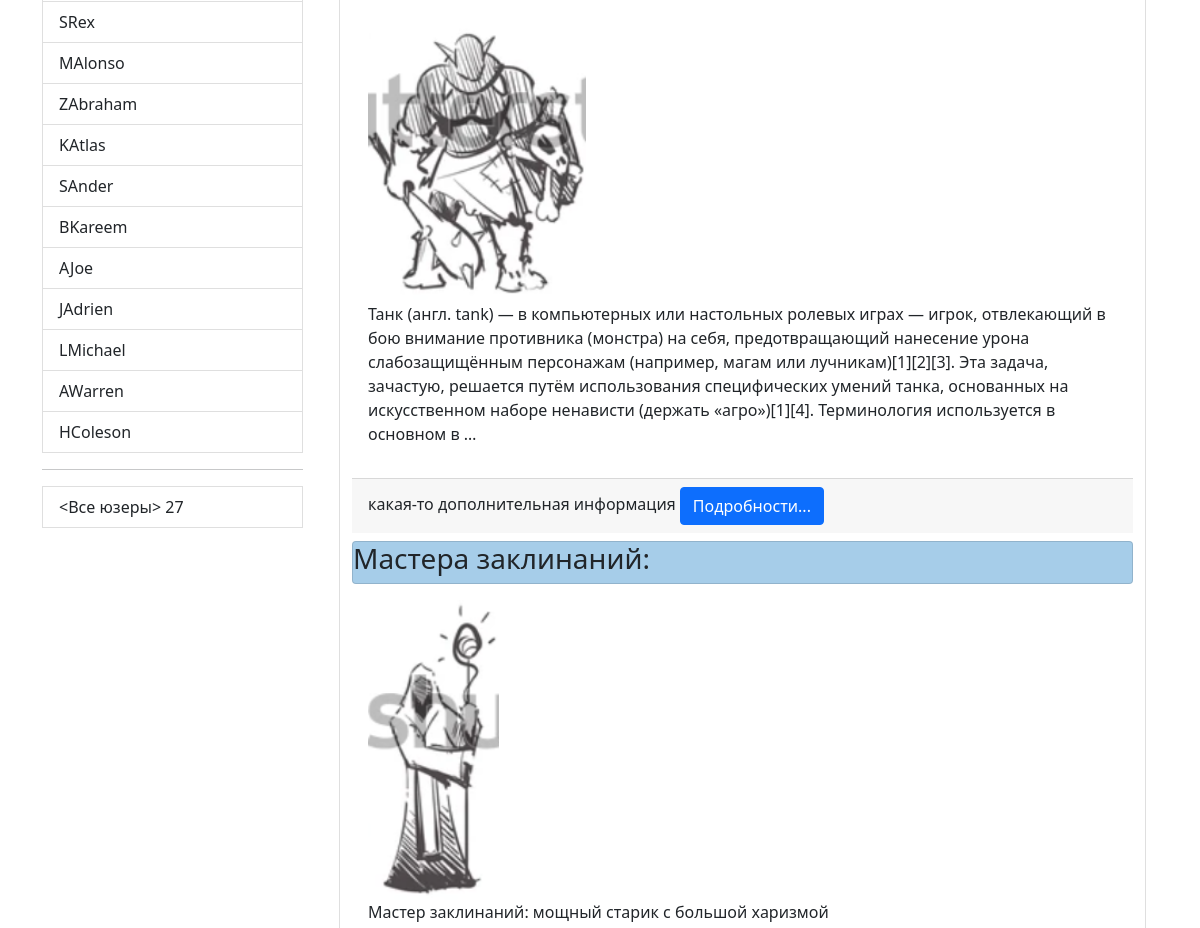
The app's page /guilds (middle part), older data.
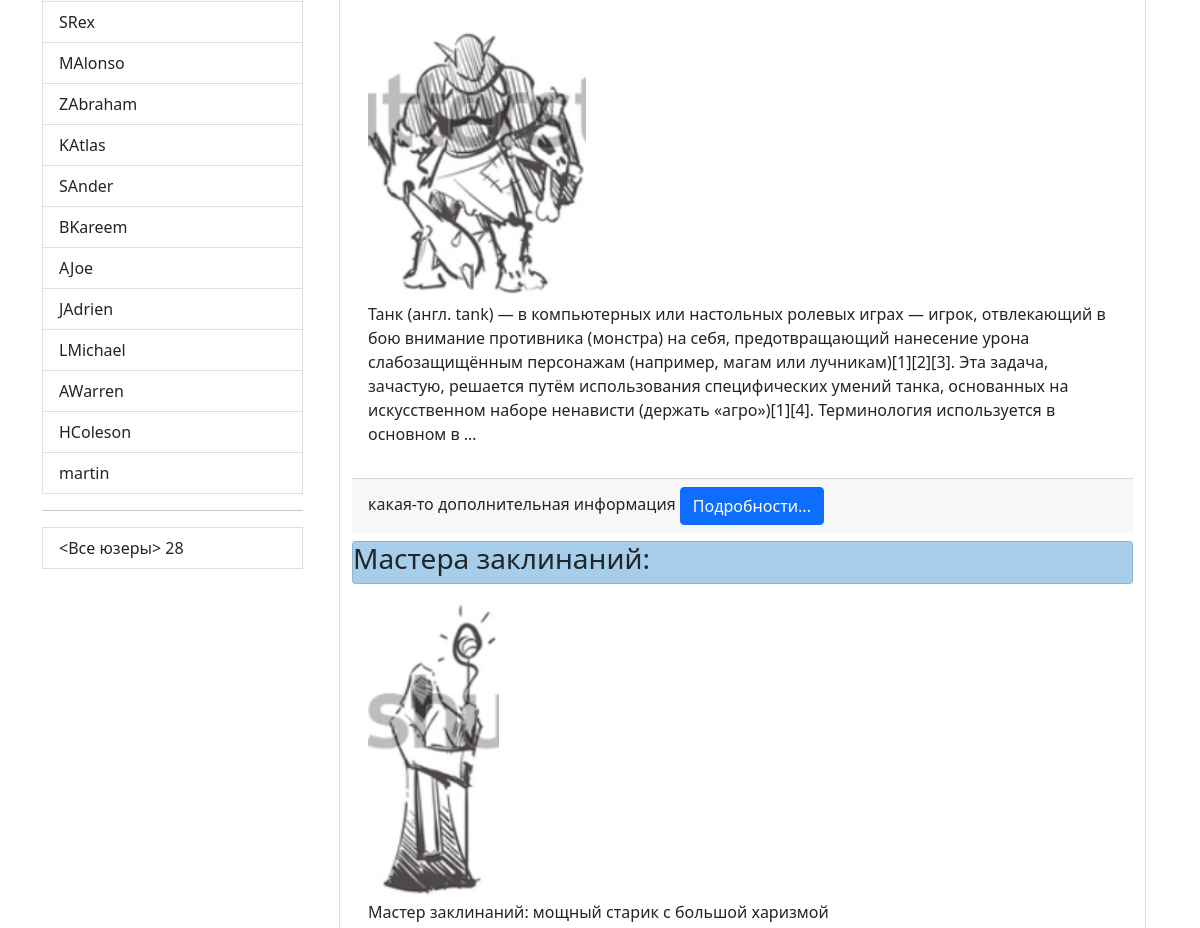
The same page, newer data.
### users/models.py (models this page shows)
class User(AbstractUser):
    guild = models.ForeignKey(
        to=Guild,
        null=True,
        blank=True,
        on_delete=models.PROTECT)
    def __str__(self):
        return self.username
    def get_absolute_url(self):
        return reverse_lazy('ads:user_profile', kwargs={'pk': self.pk})

### ads/models.py (models this page shows)
class Guild(m.Model):
    name = m.CharField(max_length=25,
                       unique=True,
                       blank=False,
                       null=False,
                       verbose_name="Наименование")
    description = m.TextField(verbose_name="Описание")
    image = m.ImageField(
        upload_to='pics/guilds',
        null=True,
        blank=True)
    def __str__(self):
        return self.name
    def get_absolute_url(self):
        return reverse_lazy('ads:guild_detail', kwargs={'pk': self.pk})
    class Meta:
        ordering = ['-name']
        verbose_name = "Гильдия"
        verbose_name_plural = 'Гильдии'

### ads/views.py (the view)
# urls.py: path('guilds', av.GuildsListView.as_view(), name='guilds_list'),
class GuildsListView(ListView):
    model = ads.Guild
    context_object_name = 'guilds_list'

### ads/templatetags/ads_tags.py (called while the page is built)
@register.simple_tag
def get_guilds_list():
    return Guild.objects.annotate(cnt=Count('user'))

@register.simple_tag
def get_users_list():
    return User.objects.all()

### ads/templates/ads/guild_list.html
{% extends 'Witebord/base.html' %}
{% block content %}
<div class="container mt-10">
    <div class="row mt-4">
        <div class="card mb-3 mt-10" style="width: 80rem;">
            {% for guild in guilds_list %}
                <div class="card header mt-2" style="background-color: #a6cde9;">
                    <h3>{{ guild  }}:</h3>
                </div>
                <div class="card-body">
                        {% if guild.image %}
                            <img src="{{ guild.image.url }}" alt="Какая-то картинка" class="float-left" height="300">
                        {% else %}
                            <img src="https://randompicturegenerator.com/img/national-park-generator/g51b6ed108bf0bcfbce1555d91a34261220668f81518f4d2aad7e4626ac37926cf0462b3528692ef5e1b04243b6e7b5fe_640.jpg" height="300" alt="Какая-то картинка">
                        {% endif %}
                            <p>{{ guild.description|truncatewords:50}}</p>
                </div>
                <div class="card-footer">
                    какая-то дополнительная информация
                    <a href="{{ guild.get_absolute_url }}" class="btn btn-primary">Подробности...</a>
                </div>
            {% endfor %}
        </div>
    </div>
</div>
{% endblock content %}

### templates/inc/_sidebar.html (shortened to what this page needs)
{% load ads_tags %}
        {% get_users_list as users %}
<div class="list-group">
    <div class="col-lt-1">
        {% for usr in users %}
        <a href="{{ usr.get_absolute_url }}" class="list-group-item list-group-item-action" aria-current="true">
        {{ usr|default:'anonymous' }}
        </a>
        {% endfor %}
        <hr>
        <a href="#" class="list-group-item list-group-item-action" aria-current="true">
            <Все юзеры> <span class="'badge rounded-pill text-bg-primary"> {{ users.count }}</span>
        </a>
    </div>
</div>

Row changes from the older to the newer data that the page shows:
added User: username "martin"
Text that changed along with them:
{{ users.count }}: "27" → "28"
